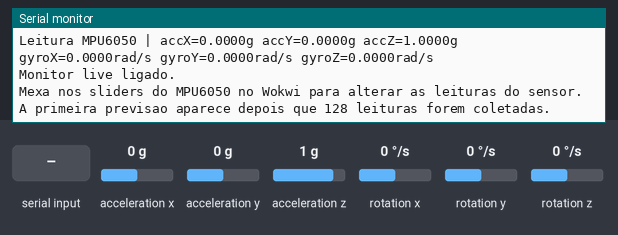
Recording of a sketch running on a simulated ESP32-S3. Parts: the last lines printed to the serial monitor. Wiring (from diagram.json): MPU-6050 motion sensor at I2C address 0x68. The test bench sets the inputs (shaded band); at power-on: acceleration x 0 g, acceleration y 0 g, rotation x 0 °/s, acceleration z 1 g, rotation y 0 °/s, rotation z 0 °/s. Random numbers use the default seed unless the sketch sets one.

Above: at 1.7 s.
1.8 s: acceleration x set to 0.8 g
At 3.2 s:
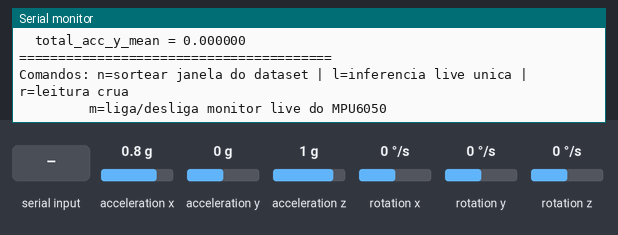
4.0 s: "n" received over Serial
5.5 s: acceleration y set to -1.4 g
8.5 s: rotation x set to -192 °/s
11.5 s: "N" received over Serial
13.0 s: "l" received over Serial
At 14.0 s:
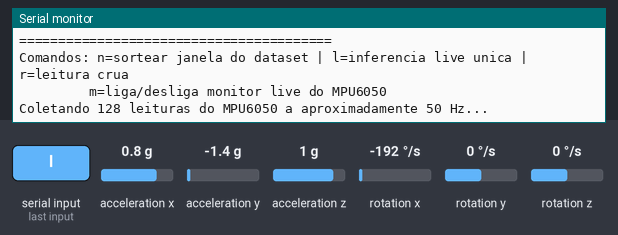
Timing chart, 0 to 16.0 s (numbered marks = the images above; inputs shaded):
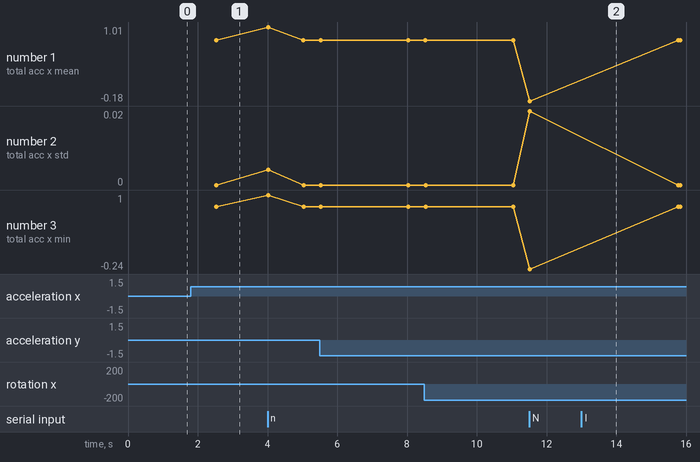

Measured:
- after the input at 1.8 s, the serial monitor: prints a new line after 0.71 s (image 1)
- after the input at 13.0 s, the serial monitor: prints a new line at once (image 2)
- plotted number 1: 0.8 → -0.18 after the input at 11.5 s
- plotted number 2: 0 → 0.02 after the input at 11.5 s
- plotted number 3: 0.8 → -0.24 after the input at 11.5 s

The sketch:

sketch.ino
```cpp
#include <Wire.h>
#include <math.h>
#include "model_data.h"
#include "demo_windows.h"

#define DebugSerial Serial

const int SDA_PIN = 8;
const int SCL_PIN = 9;
const int MPU6050_ADDR = 0x68;
const int SAMPLE_INTERVAL_MS = 20;
const int LIVE_INFERENCE_INTERVAL_MS = 2500;

int currentSample = 0;
bool liveMonitorEnabled = true;
bool liveWindowReady = false;
int liveSampleIndex = 0;
unsigned long lastLiveSampleMs = 0;
unsigned long lastLiveInferenceMs = 0;
float liveWindow[6][WINDOW_SIZE];
bool hasLastLiveReading = false;

struct SensorReading {
  float accX;
  float accY;
  float accZ;
  float gyroX;
  float gyroY;
  float gyroZ;
  bool ok;
};

SensorReading lastLiveReading;

void setupMpu6050() {
  Wire.begin(SDA_PIN, SCL_PIN);
  Wire.beginTransmission(MPU6050_ADDR);
  Wire.write(0x6B);
  Wire.write(0);
  Wire.endTransmission(true);
}

SensorReading readMpu6050() {
  SensorReading reading;
  reading.ok = false;

  Wire.beginTransmission(MPU6050_ADDR);
  Wire.write(0x3B);
  Wire.endTransmission(false);
  Wire.requestFrom((uint8_t)MPU6050_ADDR, (size_t)14, true);

  if (Wire.available() < 14) {
    return reading;
  }

  int16_t ax = Wire.read() << 8 | Wire.read();
  int16_t ay = Wire.read() << 8 | Wire.read();
  int16_t az = Wire.read() << 8 | Wire.read();
  Wire.read();
  Wire.read();
  int16_t gx = Wire.read() << 8 | Wire.read();
  int16_t gy = Wire.read() << 8 | Wire.read();
  int16_t gz = Wire.read() << 8 | Wire.read();

  reading.accX = ax / 16384.0f;
  reading.accY = ay / 16384.0f;
  reading.accZ = az / 16384.0f;
  reading.gyroX = (gx / 131.0f) * 0.01745329252f;
  reading.gyroY = (gy / 131.0f) * 0.01745329252f;
  reading.gyroZ = (gz / 131.0f) * 0.01745329252f;
  reading.ok = true;
  return reading;
}

void printMpu6050Once() {
  SensorReading reading = readMpu6050();

  if (!reading.ok) {
    DebugSerial.println("MPU6050 nao respondeu nesta leitura.");
    return;
  }

  DebugSerial.print("Leitura MPU6050 | accX=");
  DebugSerial.print(reading.accX, 4);
  DebugSerial.print("g accY=");
  DebugSerial.print(reading.accY, 4);
  DebugSerial.print("g accZ=");
  DebugSerial.print(reading.accZ, 4);
  DebugSerial.print("g gyroX=");
  DebugSerial.print(reading.gyroX, 4);
  DebugSerial.print("rad/s gyroY=");
  DebugSerial.print(reading.gyroY, 4);
  DebugSerial.print("rad/s gyroZ=");
  DebugSerial.print(reading.gyroZ, 4);
  DebugSerial.println("rad/s");
}

void printMpu6050Reading(const SensorReading& reading) {
  DebugSerial.print("Leitura atual usada | accX=");
  DebugSerial.print(reading.accX, 4);
  DebugSerial.print("g accY=");
  DebugSerial.print(reading.accY, 4);
  DebugSerial.print("g accZ=");
  DebugSerial.print(reading.accZ, 4);
  DebugSerial.print("g gyroX=");
  DebugSerial.print(reading.gyroX, 4);
  DebugSerial.print("rad/s gyroY=");
  DebugSerial.print(reading.gyroY, 4);
  DebugSerial.print("rad/s gyroZ=");
  DebugSerial.print(reading.gyroZ, 4);
  DebugSerial.println("rad/s");
}

float squareRoot(float value) {
  return sqrt(value);
}

void chooseRandomDemoSample() {
  if (DEMO_SAMPLE_COUNT <= 1) {
    currentSample = 0;
    return;
  }

  int nextSample = random(DEMO_SAMPLE_COUNT - 1);
  if (nextSample >= currentSample) {
    nextSample++;
  }
  currentSample = nextSample;
}

void computeFeatures(const float window[6][WINDOW_SIZE], float features[FEATURE_COUNT]) {
  int featureIndex = 0;

  for (int sensor = 0; sensor < 6; sensor++) {
    float sum = 0.0f;
    float minValue = window[sensor][0];
    float maxValue = window[sensor][0];
    float squareSum = 0.0f;

    for (int i = 0; i < WINDOW_SIZE; i++) {
      float value = window[sensor][i];
      sum += value;
      squareSum += value * value;
      if (value < minValue) minValue = value;
      if (value > maxValue) maxValue = value;
    }

    float mean = sum / WINDOW_SIZE;
    float varianceSum = 0.0f;
    for (int i = 0; i < WINDOW_SIZE; i++) {
      float diff = window[sensor][i] - mean;
      varianceSum += diff * diff;
    }

    features[featureIndex++] = mean;
    features[featureIndex++] = squareRoot(varianceSum / WINDOW_SIZE);
    features[featureIndex++] = minValue;
    features[featureIndex++] = maxValue;
    features[featureIndex++] = squareRoot(squareSum / WINDOW_SIZE);
  }
}

void fillLiveWindowWithReading(const SensorReading& reading) {
  for (int i = 0; i < WINDOW_SIZE; i++) {
    liveWindow[0][i] = reading.accX;
    liveWindow[1][i] = reading.accY;
    liveWindow[2][i] = reading.accZ;
    liveWindow[3][i] = reading.gyroX;
    liveWindow[4][i] = reading.gyroY;
    liveWindow[5][i] = reading.gyroZ;
  }

  liveSampleIndex = 0;
  liveWindowReady = true;
}

float readingDifference(const SensorReading& a, const SensorReading& b) {
  float diff = 0.0f;
  diff += fabs(a.accX - b.accX);
  diff += fabs(a.accY - b.accY);
  diff += fabs(a.accZ - b.accZ);
  diff += fabs(a.gyroX - b.gyroX);
  diff += fabs(a.gyroY - b.gyroY);
  diff += fabs(a.gyroZ - b.gyroZ);
  return diff;
}

int predictActivity(const float features[FEATURE_COUNT]) {
  float hidden[HIDDEN_COUNT];

  for (int neuron = 0; neuron < HIDDEN_COUNT; neuron++) {
    float sum = MLP_B1[neuron];

    for (int feature = 0; feature < FEATURE_COUNT; feature++) {
      float scale = SCALER_SCALE[feature];
      float normalized = scale == 0.0f ? 0.0f : (features[feature] - SCALER_MEAN[feature]) / scale;
      sum += normalized * MLP_W1[feature][neuron];
    }

    hidden[neuron] = sum > 0.0f ? sum : 0.0f;
  }

  int bestClass = 0;
  float bestScore = MLP_B2[0];

  for (int neuron = 0; neuron < HIDDEN_COUNT; neuron++) {
    bestScore += hidden[neuron] * MLP_W2[neuron][0];
  }

  for (int classIndex = 1; classIndex < CLASS_COUNT; classIndex++) {
    float score = MLP_B2[classIndex];

    for (int neuron = 0; neuron < HIDDEN_COUNT; neuron++) {
      score += hidden[neuron] * MLP_W2[neuron][classIndex];
    }

    if (score > bestScore) {
      bestScore = score;
      bestClass = classIndex;
    }
  }

  return bestClass;
}

void printFeatureSummary(const float features[FEATURE_COUNT]) {
  DebugSerial.println("Resumo das primeiras caracteristicas extraidas:");
  for (int i = 0; i < 6; i++) {
    DebugSerial.print("  ");
    DebugSerial.print(FEATURE_NAMES[i]);
    DebugSerial.print(" = ");
    DebugSerial.println(features[i], 6);
  }
}

void runInferenceForWindow(const float window[6][WINDOW_SIZE], const char* title, const SensorReading* currentReading = nullptr) {
  float features[FEATURE_COUNT];
  computeFeatures(window, features);
  int predictedClass = predictActivity(features);

  DebugSerial.println();
  DebugSerial.println("========================================");
  DebugSerial.println(title);
  if (currentReading != nullptr) {
    printMpu6050Reading(*currentReading);
  }
  DebugSerial.print("Classe prevista pelo ESP32-S3: ");
  DebugSerial.println(CLASS_NAMES[predictedClass]);
  printFeatureSummary(features);
  DebugSerial.println("========================================");
  DebugSerial.println("Comandos: n=sortear janela do dataset | l=inferencia live unica | r=leitura crua");
  DebugSerial.println("         m=liga/desliga monitor live do MPU6050");
}

void runInferenceForCurrentSample() {
  float features[FEATURE_COUNT];
  computeFeatures(DEMO_WINDOWS[currentSample], features);
  int predictedClass = predictActivity(features);
  int expectedClass = DEMO_LABELS[currentSample];

  DebugSerial.println();
  DebugSerial.println("========================================");
  DebugSerial.print("Janela simulada do dataset UCI HAR: ");
  DebugSerial.println(currentSample);
  DebugSerial.print("Classe esperada: ");
  DebugSerial.println(CLASS_NAMES[expectedClass]);
  DebugSerial.print("Classe prevista pelo ESP32-S3: ");
  DebugSerial.println(CLASS_NAMES[predictedClass]);
  DebugSerial.println(predictedClass == expectedClass ? "Resultado: acertou" : "Resultado: errou");
  printFeatureSummary(features);
  DebugSerial.println("========================================");
  DebugSerial.println("Comandos: n=sortear janela do dataset | l=inferencia live unica | r=leitura crua");
  DebugSerial.println("         m=liga/desliga monitor live do MPU6050");
}

bool collectLiveWindow(float window[6][WINDOW_SIZE]) {
  for (int i = 0; i < WINDOW_SIZE; i++) {
    SensorReading reading = readMpu6050();

    if (!reading.ok) {
      return false;
    }

    window[0][i] = reading.accX;
    window[1][i] = reading.accY;
    window[2][i] = reading.accZ;
    window[3][i] = reading.gyroX;
    window[4][i] = reading.gyroY;
    window[5][i] = reading.gyroZ;
    delay(SAMPLE_INTERVAL_MS);
  }

  return true;
}

void runLiveInferenceFromMpu6050() {
  float liveWindow[6][WINDOW_SIZE];
  float features[FEATURE_COUNT];

  DebugSerial.println();
  DebugSerial.println("Coletando 128 leituras do MPU6050 a aproximadamente 50 Hz...");

  if (!collectLiveWindow(liveWindow)) {
    DebugSerial.println("Falha: MPU6050 nao respondeu durante a coleta.");
    return;
  }

  computeFeatures(liveWindow, features);
  int predictedClass = predictActivity(features);

  DebugSerial.println();
  DebugSerial.println("========================================");
  DebugSerial.println("Inferencia live usando leituras do MPU6050");
  DebugSerial.print("Classe prevista pelo ESP32-S3: ");
  DebugSerial.println(CLASS_NAMES[predictedClass]);
  DebugSerial.println("Observacao: no Wokwi, o sensor fica praticamente parado se voce nao alterar os valores.");
  printFeatureSummary(features);
  DebugSerial.println("========================================");
  DebugSerial.println("Comandos: n=sortear janela do dataset | l=inferencia live unica | r=leitura crua");
  DebugSerial.println("         m=liga/desliga monitor live do MPU6050");
}

void updateLiveMonitor() {
  unsigned long now = millis();
  if (!liveMonitorEnabled || now - lastLiveSampleMs < SAMPLE_INTERVAL_MS) {
    return;
  }

  lastLiveSampleMs = now;
  SensorReading reading = readMpu6050();
  if (!reading.ok) {
    return;
  }

  if (!hasLastLiveReading || readingDifference(reading, lastLiveReading) > 0.05f) {
    fillLiveWindowWithReading(reading);
    lastLiveReading = reading;
    hasLastLiveReading = true;
    lastLiveInferenceMs = 0;
  }

  liveWindow[0][liveSampleIndex] = reading.accX;
  liveWindow[1][liveSampleIndex] = reading.accY;
  liveWindow[2][liveSampleIndex] = reading.accZ;
  liveWindow[3][liveSampleIndex] = reading.gyroX;
  liveWindow[4][liveSampleIndex] = reading.gyroY;
  liveWindow[5][liveSampleIndex] = reading.gyroZ;

  liveSampleIndex++;
  if (liveSampleIndex >= WINDOW_SIZE) {
    liveSampleIndex = 0;
    liveWindowReady = true;
  }

  if (liveWindowReady && now - lastLiveInferenceMs >= LIVE_INFERENCE_INTERVAL_MS) {
    lastLiveInferenceMs = now;
    runInferenceForWindow(liveWindow, "Monitor live do MPU6050 usando os sliders do Wokwi", &reading);
  }
}

void setup() {
  DebugSerial.begin(115200);
  delay(500);

  DebugSerial.println();
  DebugSerial.println("BOOT OK - Serial USB ativa em 115200");
  DebugSerial.println("========================================");
  DebugSerial.println("Projeto Final - IA Embarcada e Modelos Compactos");
  DebugSerial.println("Classificador de atividade humana com UCI HAR + ESP32-S3");
  DebugSerial.println("Modelo embarcado: MLP compacta com 1 camada oculta de 16 neuronios");
  DebugSerial.println("Modos disponiveis:");
  DebugSerial.println("  n = sortear uma janela real do dataset UCI HAR para comparacao");
  DebugSerial.println("  l = coletar 128 leituras do MPU6050 e inferir uma vez");
  DebugSerial.println("  r = mostrar uma leitura instantanea do MPU6050");
  DebugSerial.println("  m = ligar/desligar monitor live do MPU6050");
  DebugSerial.println("========================================");

  setupMpu6050();
  randomSeed((uint32_t)micros());
  DebugSerial.println("MPU6050 inicializado.");
  printMpu6050Once();
  DebugSerial.println();
  DebugSerial.println("Monitor live ligado.");
  DebugSerial.println("Mexa nos sliders do MPU6050 no Wokwi para alterar as leituras do sensor.");
  DebugSerial.println("A primeira previsao aparece depois que 128 leituras forem coletadas.");
}

void loop() {
  updateLiveMonitor();

  if (DebugSerial.available()) {
    char command = DebugSerial.read();
    if (command == 'n' || command == 'N') {
      chooseRandomDemoSample();
      runInferenceForCurrentSample();
    } else if (command == 'l' || command == 'L') {
      runLiveInferenceFromMpu6050();
    } else if (command == 'r' || command == 'R') {
      printMpu6050Once();
    } else if (command == 'm' || command == 'M') {
      liveMonitorEnabled = !liveMonitorEnabled;
      DebugSerial.println();
      DebugSerial.print("Monitor live do MPU6050: ");
      DebugSerial.println(liveMonitorEnabled ? "ligado" : "desligado");
    }
  }
}
```

Source omitted: demo_windows.h (53418 bytes), model_data.h (10301 bytes)
